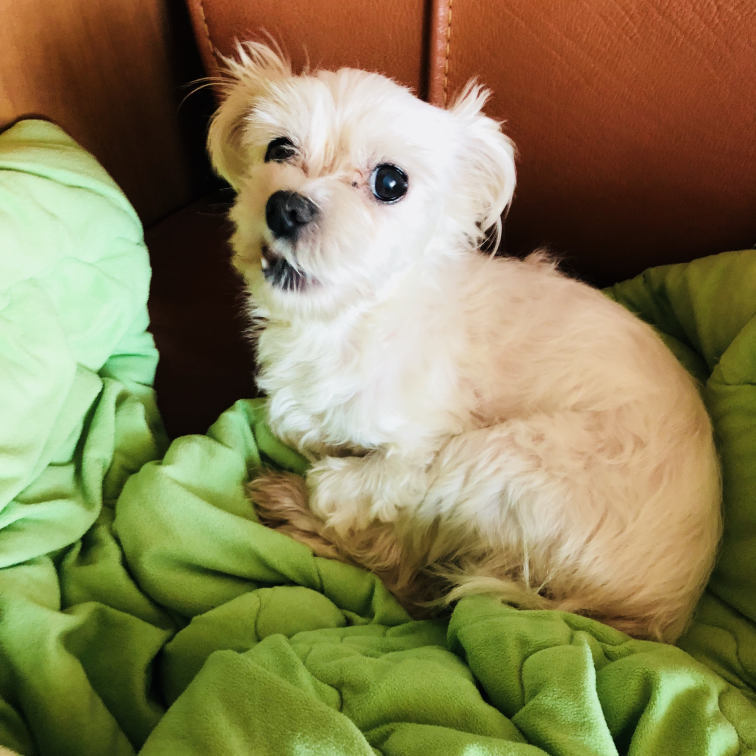
#> input picture deeplearning_study_by_paper/img/KakaoTalk_Photo_2018-08-23-16-50-00.jpeg, 3024 x 3024 px, found by its file name (shown at 1/4 size)
$ jupyter execute basic_imgprocess.ipynb   (shell and % lines are left out)   (older library calls are emulated)
#> lines starting #> are read from the running program, lines starting #| are printed output that depends on the picture
[cell 1]
# Import packs
import numpy as np
import os
from scipy.misc import imread, imresize
import matplotlib.pyplot as plt
import skimage.io
import skimage.transform
# import tensorflow as tf


print ("Packs loaded")

[cell 2]
# Print Current Folder
cwd = os.getcwd()
print ("Current folder is %s" % (cwd) )

# Useful function
def print_typeshape(img):
    print("Type is %s" % (type(img)))
    print("Shape is %s" % (img.shape,))

[cell 3]
test_image = imread("/Users/len/Pictures/KakaoTalk_Photo_2018-08-23-16-50-00.jpeg")
#> test_image is the input picture: shape (3024, 3024, 3); mean R, G, B 136.6, 128.2, 86.3
print_typeshape(test_image)
#| Type is <class 'numpy.ndarray'>
#| Shape is (3024, 3024, 3)

[cell 4]
plt.figure(figsize=(10, 11))
plt.imshow(test_image)
plt.title("ORIGINAL DOG")
plt.draw()

불러올 때 타입도 정할 수 있다.

[cell 5]
test_image

이번에는 타입을 변경했을 경우에 어떻게 되는지 살펴보자

[cell 6]
test_image2 = imread("/Users/len/Pictures/KakaoTalk_Photo_2018-08-23-16-50-00.jpeg").astype(np.float)/255.
print_typeshape(test_image2)
#| Type is <class 'numpy.ndarray'>
#| Shape is (3024, 3024, 3)

[cell 7]
plt.figure(figsize=(10, 8))
plt.imshow(test_image2)
plt.title("ORIGINAL DOG2")
plt.draw()

## RESZIE

[cell 8]
image_test = imresize(test_image, [100, 100])
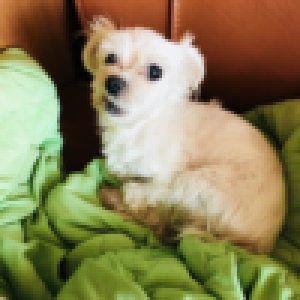
#> image_test: shape (100, 100, 3) (shown 3 times larger); mean R, G, B 136.6, 128.2, 86.3
print_typeshape(image_test)
#| Type is <class 'numpy.ndarray'>
#| Shape is (100, 100, 3)

plt.figure(1)
plt.imshow(image_test)
plt.title("Resized Image")
plt.draw()

## GRAYSCALE

[cell 9]
def rgb2gray(rgb):
    if len(rgb.shape) is 3:
        return np.dot(rgb[...,:3], [0.299, 0.587, 0.114])
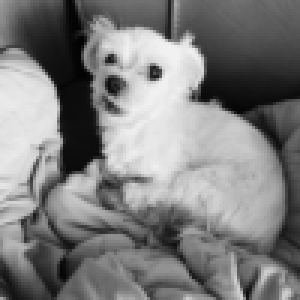
#> returned value: shape (100, 100) float64 (shown 3 times larger); min 3, max 241.2, mean 125.9
    else:
        print("Current Image if GRAY!")
        return rgb

[cell 10]
image2gray = rgb2gray(image_test)
print("size of image2gray %s" % (image2gray.shape,))
#| size of image2gray (100, 100)
print("size of image2gray is", type(image2gray))
#| size of image2gray is <class 'numpy.ndarray'>

[cell 11]
plt.imshow(image2gray, cmap=plt.get_cmap("gray"))
plt.title("[imshow] Gray Image")
plt.colorbar()
plt.draw()
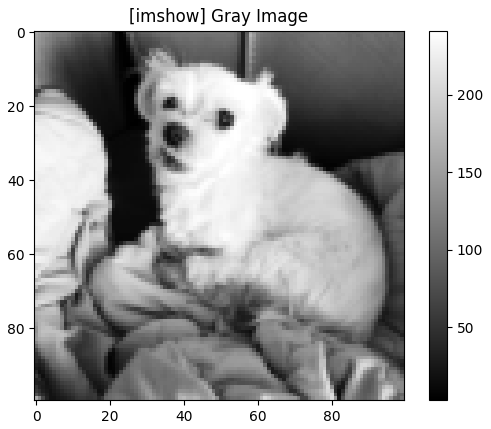
#> figure drawn by matplotlib, 2 panels

[cell 12]
plt.imshow(image2gray, cmap=plt.get_cmap("gray"))
plt.title("[imshow] Gray Image")
plt.colorbar()
plt.draw()

## RESHAPE

모양을 바꾸는 것

[cell 13]
# MATRIX TO VECTOR
imagerowvec = np.reshape(image2gray, (1,-1));
print("size of imagerowvec is %s" % (imagerowvec.shape,))
#| size of imagerowvec is (1, 10000)
print("type of imagerowvec is", type(imagerowvec))
#| type of imagerowvec is <class 'numpy.ndarray'>

[cell 14]
# VECTOR TO MATRIX
imagematrix = np.reshape(imagerowvec, (100, -1));
print("size of imagematrix is %s" % (imagematrix.shape,))
#| size of imagematrix is (100, 100)
print("type of imagematrix is", type(imagematrix))
#| type of imagematrix is <class 'numpy.ndarray'>

[cell 15]
plt.imshow(imagematrix, cmap=plt.get_cmap("gray"))
plt.title("Reshaped Matrix")
plt.colorbar()
plt.draw()

LOAD FORM FOLDER

[cell 16]
cwd = os.getcwd()
path = cwd + "/img/"
flist = os.listdir(path)
print("[%d] FILES ARE IN [%s]" % (len(flist), path))

[cell 17]
for i, f in enumerate(flist):
    print("[%d] TH FILE IS [%s]" % (i, f))

LOAD IMAGES WITH APPROPRIATE EXTENSIONS

[cell 18]
valid_exts = [".jpg", ".gif", ".png", ".tga", "jpeg"]
imgs = []
names = []
for f in flist:
    ext = os.path.splitext(f)[1]
    if ext.lower() not in valid_exts:
        continue

    fullpath = os.path.join(path, f)
    imgs.append(imread(fullpath))
    names.append(os.path.splitext(f)[0])

names

PLOT LOADED IMAGES

[cell 19]
for img, name in zip(imgs, names):
    plt.imshow(img)
#> this loop made 2 passes
#> name on passes 1 to 2: 'gplus-1026697330', 'gplus-522195145'
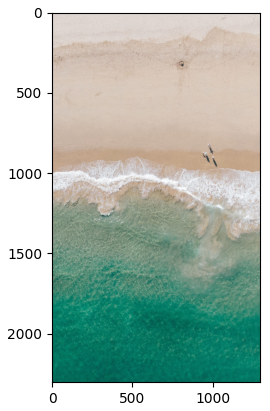
#> figure drawn by matplotlib, 1 panel
